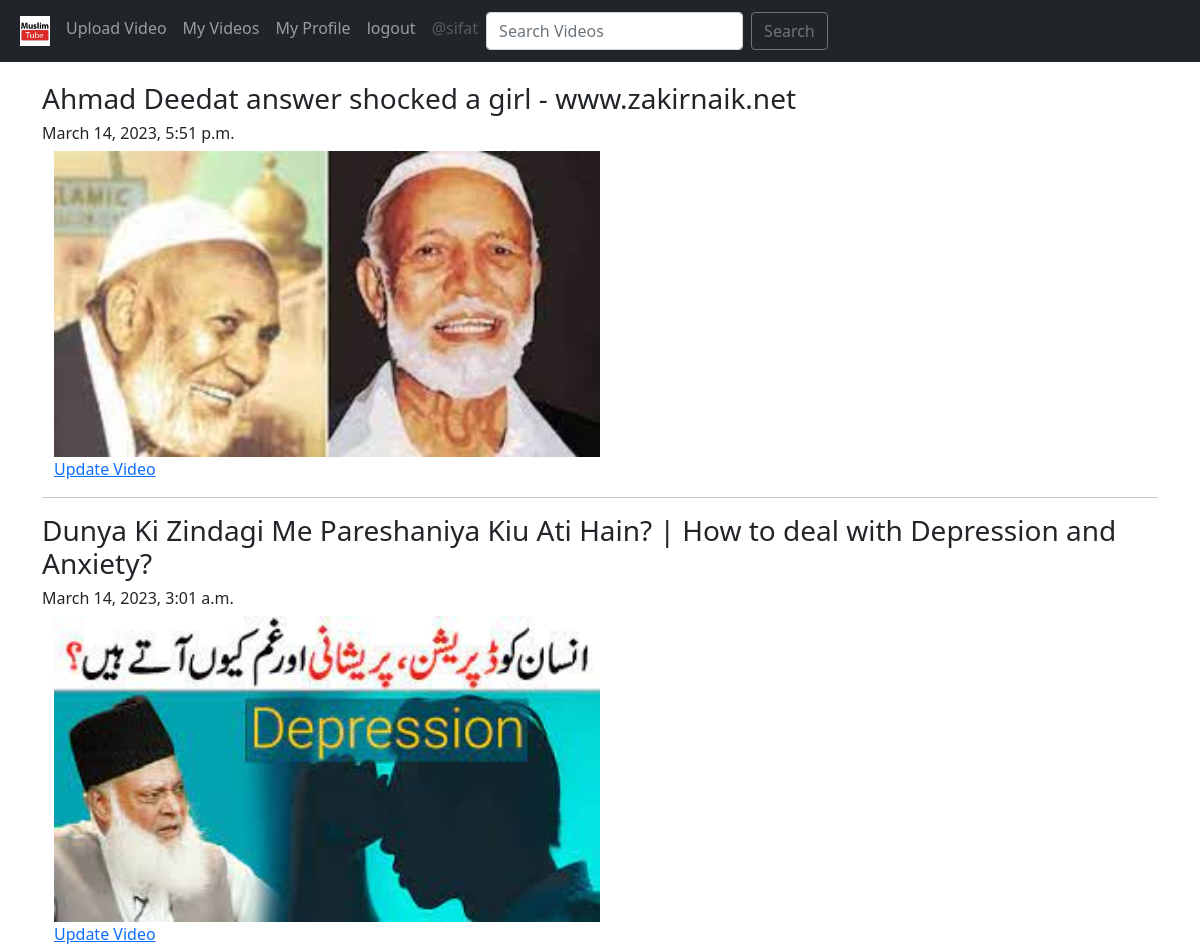
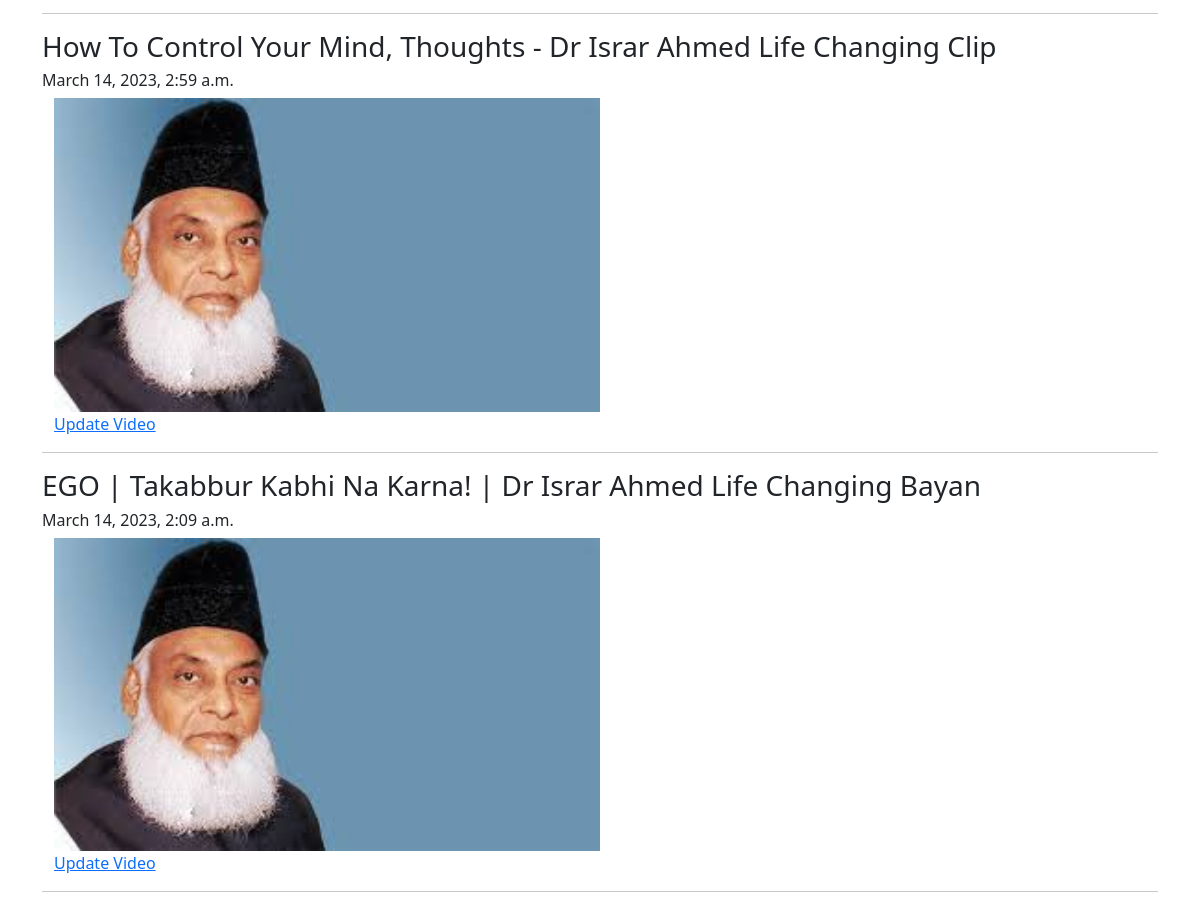
The page /video/my-videos/ (signed in) on the database its author committed (2 pictures, top to bottom).
### App_Video/models.py (models this page shows, shortened)
class Video(models.Model):
    uploader = models.ForeignKey(
        User, on_delete=models.CASCADE, related_name='video_uploader')
    video_title = models.CharField(
        max_length=255, verbose_name="Title for your video")
    slug = models.SlugField(max_length=264, unique=True)
    video_link = models.URLField(max_length=264, unique=False)
    video_description = models.TextField(verbose_name="Video description")
    category = models.CharField(
        max_length=255, choices=category_choices, default='Islamic')
    video = models.FileField(upload_to='video-files', verbose_name='video',
                             validators=[FileExtensionValidator(allowed_extensions=['MOV', 'avi', 'mp4', 'webm', 'mkv'])])
    video_thumb = models.ImageField(
        upload_to='video_thumbs', verbose_name='thumb')
    publish_date = models.DateTimeField(auto_now_add=True)
    update_date = models.DateTimeField(auto_now=True)
    class Meta:
        ordering = ['-publish_date']

### App_Video/views.py (the view)
# urls.py: path('my-videos/', views.MyVideos.as_view(), name='my_videos'),
class MyVideos(LoginRequiredMixin, TemplateView):
    template_name = 'App_Video/my_videos.html'

### templates/App_Video/my_videos.html (shortened to what this page needs)
{% extends 'base.html' %}
{% block body_block %}
{% for video in user.video_uploader.all %}
<h3>{{video.video_title}}</h3>
<h6>{{video.publish_date}}</h6>
<div class="container">
    <div class="col-sm-6">
        <a href="{% url 'App_Video:play_video' slug=video.slug %}">
            <img src="/media/{{video.video_thumb}}" width="100%"></a>
    </div>
    <a href="{% url 'App_Video:update_video' pk=video.pk %}">Update Video</a>
</div>
<hr>
{% endfor %}
{% endblock %}

### templates/base.html (shortened to what this page needs)
<!DOCTYPE html>
<html lang="en">
    <head>
        <link href="https://cdn.jsdelivr.net/npm/bootstrap@5.1.3/dist/css/bootstrap.min.css" rel="stylesheet"
>
        <link href="https://maxcdn.bootstrapcdn.com/font-awesome/4.7.0/css/font-awesome.min.css" rel="stylesheet">
    </head>
    <body>
        <nav class="navbar navbar-expand-md navbar-dark bg-dark">
            <div class="container-fluid">
                <div class="collapse navbar-collapse" id="navbarSupportedContent">
                    <ul class="navbar-nav mr-auto">
                        <li class="nav-item">
                            <a class="nav-link active" aria-current="page" href="{% url 'index' %}"><img
                                    src="/media/logo.jpg" alt="Home" width="30px"></a>
                        </li>
                        {% if user.is_authenticated %}
                        <li class="nav-item"><a class="nav-link" href="{% url 'App_Video:upload_video' %}">Upload
                                Video</a>
                        </li>
                        <li class="nav-item"><a class="nav-link" href="{% url 'App_Video:my_videos' %}">My
                                Videos</a></li>
                        <li class="nav-item"><a class="nav-link" href="{% url 'App_Login:profile' %}">My
                                Profile</a></li>
                        <li class="nav-item"><a class="nav-link" href="{% url 'App_Login:logout_profile' %}">logout</a>
                        </li>
                        <li class="nav-link disabled">@{{user.username}}</a></li>
                        {% endif %}
                    </ul>
                    <form class="d-flex" role="search" method="POST" action="{% url 'App_Video:search_list' %}">
                        <input class="form-control me-2" type="search" placeholder="Search Videos" aria-label="Search"
                            name="searched">
                        <button class="btn btn-outline-secondary" type="submit">Search</button>
                    </form>
                </div>
            </div>
        </nav>
        <div class="container" style="padding-top: 20px;">
            {% block body_block %}
            {% endblock body_block %}
        </div>
    </body>
</html>

### rows shown on the page
Video: video_title "Ahmad Deedat answer shocked a girl - www.zakirnaik.net", publish_date "March 14, 2023, 5:51 p.m.", video_thumb (picture)
Video: video_title "Dunya Ki Zindagi Me Pareshaniya Kiu Ati Hain? | How to deal with Depression and Anxiety?", publish_date "March 14, 2023, 3:01 a.m.", video_thumb (picture)
Video: video_title "How To Control Your Mind, Thoughts - Dr Israr Ahmed Life Changing Clip", publish_date "March 14, 2023, 2:59 a.m.", video_thumb (picture)
Video: video_title "EGO | Takabbur Kabhi Na Karna! | Dr Israr Ahmed Life Changing Bayan", publish_date "March 14, 2023, 2:09 a.m.", video_thumb (picture)

### other values the page prints
{{ user.username }} "sifat"
